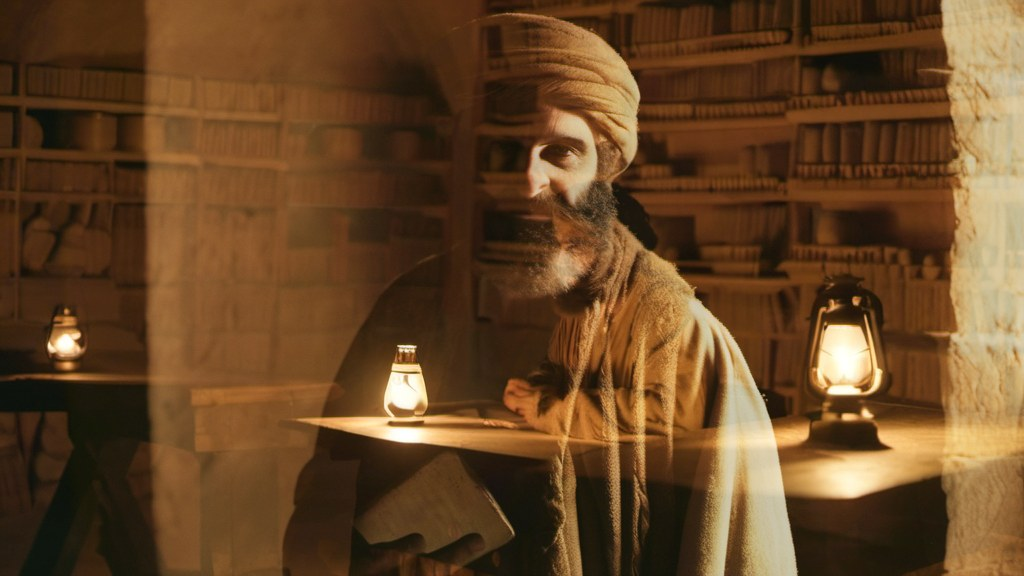
#> input picture cph4/fleet/_legacy-root-fleet-20261027/mv0001-handover/outbound/st1_library_x_composite.jpg, 1024 x 576 px
$ python -i xq_packb_note_fix_c2165.py   (imports and definitions only)
#> lines starting #> are read from the running program, lines starting #| are printed output that depends on the picture; after the words box and inside, x2 and y2 are one past the last pixel; in counts of white or black regions, pixels touching at a corner belong together
# -*- coding: ascii -*-
# xq_packb_note_fix_c2165.py - PACK-B v8 / V7-2 fix: the 226-232s note shot
# (clips-packA-768/XQ_F5-33c.mp4) carries AI pseudo-glyphs on the paper.
#
# Why: DIRECTOR-REVIEW-PACKB-V7-20261024.md item V7-2 - the strokes on the note
# are a continuous ring-scribble, no readable character, sitting mid-frame.
# Fix taken: option (1) of the review = lay real readable handwriting.
#
# How: the pseudo-glyphs left of the pencil tip are inpainted away with the
# surrounding paper (cv2 TELEA, paper is smooth so the fill is clean), then two
# real lines of Xingqing lyric are drawn in warm graphite, rotated onto the
# same baseline the fake strokes used. The last strokes stay untouched: they sit
# under the pencil tip and read as the stroke being written right now.
#
# The camera keeps pushing in over the shot (measured: the glyph cluster grows
# and travels), so the overlay is tracked per frame: the pre-mask stroke bbox is
# measured on every frame and drives the rotate/scale/translate of the text
# layer. Nothing is animated by hand.
#
# Output: media/mv-album-001-jay/clips-local-768/XQ_B-F5-33c-v8.mp4
#         (same 1344x768 / 24fps / frame count as the source; picture only)

import json
import os
import shutil
import subprocess
import sys

import cv2
import numpy as np
from PIL import Image, ImageDraw, ImageFont

REPO = r"K:\Fluxgroup\FluxGroup"
OUTDIR = os.path.join(REPO, "cph4", "fleet", "mv-album-001-jay")
MEDIA = os.path.join(REPO, "media", "mv-album-001-jay")
SRC = os.path.join(MEDIA, "clips-packA-768", "XQ_F5-33c.mp4")
DST = os.path.join(MEDIA, "clips-local-768", "XQ_B-F5-33c-v8.mp4")
WORK = os.path.join(MEDIA, "assembly-packB", "notefix-c2165")
FRAMES = os.path.join(WORK, "src")
FIXED = os.path.join(WORK, "fixed")
FONT = r"C:\Windows\Fonts\STXINGKA.TTF"
LOG = os.path.join(MEDIA, "log-packb-notefix-c2165.txt")

FFMPEG = r"C:\Program Files\ffmpeg\bin\ffmpeg.exe"
W, H = 1344, 768

# the fake strokes live here; the right edge stops short of the pencil tip so
# the tip and the glyph being written under it are never inpainted
ROI_X0, ROI_X1 = 380, 658
ROI_Y0, ROI_Y1 = 285, 572
STROKE_ANGLE = 27.0

# real lyric line, two rows to match the two fake rows
LINES = [
    ["\u624b\u727d\u624b", "\u4e00\u6b65\u5169\u6b65"],
    ["\u4e09\u6b65\u56db\u6b65", "\u671b\u8457\u5929"],
]


# [9 lines left out: function log, not called in this run]


def stroke_mask(gray):
    roi = gray[ROI_Y0:ROI_Y1, ROI_X0:ROI_X1]
    th = cv2.adaptiveThreshold(roi, 255, cv2.ADAPTIVE_THRESH_MEAN_C,
                               cv2.THRESH_BINARY_INV, 51, 16)
    m = np.zeros(gray.shape, np.uint8)
    m[ROI_Y0:ROI_Y1, ROI_X0:ROI_X1] = th
    # keep only stroke-sized blobs; drop paper specks and the ruled line stays
    # outside the ROI band by construction
    n, lab, stats, _ = cv2.connectedComponentsWithStats(m, 8)
    keep = np.zeros_like(m)
    for i in range(1, n):
        x, y, w, h, a = stats[i]
        if a >= 15 and w <= 160 and h <= 160:
            keep[lab == i] = 255
    keep = cv2.morphologyEx(keep, cv2.MORPH_CLOSE, np.ones((5, 5), np.uint8))
    return keep


# a soft smudge of the old strokes survives the inpaint in the lower rows; the
# paper there is flat, so it is healed with a feathered donor patch instead of
# leaving a dark speck under the new lines
SPOT = (470, 505, 615, 585)
DONOR = (700, 500, 845, 580)


# [148 lines left out: functions heal_spot, render_text_layer, main, not called in this run]


# [2 lines not run here, left out]

>>> import cv2
>>> picture = cv2.imread('../_legacy-root-fleet-20261027/mv0001-handover/outbound/st1_library_x_composite.jpg', cv2.IMREAD_GRAYSCALE)
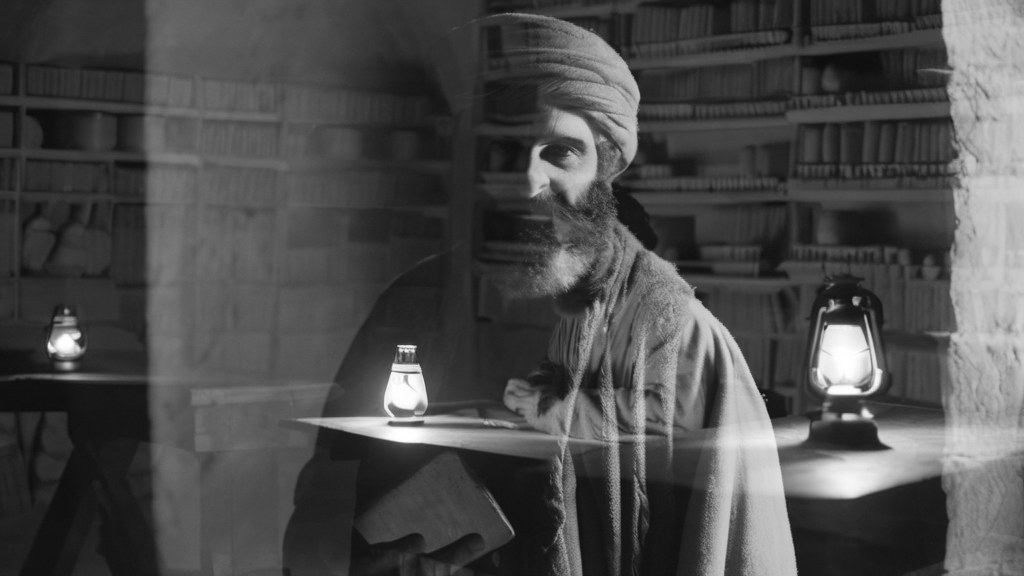
#> picture: shape (576, 1024); min 12, max 255, mean 76.2
>>> result = stroke_mask(picture)
#> in stroke_mask, `roi = gray[ROI_Y0:ROI_Y1, ROI_X0:ROI_X1]`:
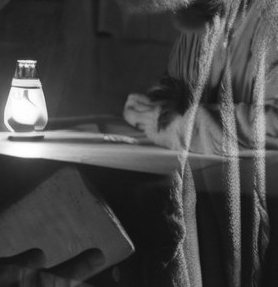
#> roi: shape (287, 278); min 13, max 255, mean 70.4
#> in stroke_mask, `th = cv2.adaptiveThreshold(roi, 255, cv2.ADAPTIVE_THRESH_MEAN_C, cv2.T..`:
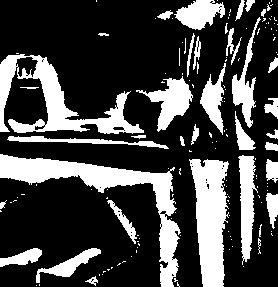
#> th: shape (287, 278); 27.2% white; 148 white regions (112 under 20 px), largest, box (x1, y1, x2, y2) and area: (0, 154, 181, 287) 4726, (0, 54, 144, 134) 3706, (189, 159, 229, 287) 3462
#> in stroke_mask, `m[ROI_Y0:ROI_Y1, ROI_X0:ROI_X1] = th`:
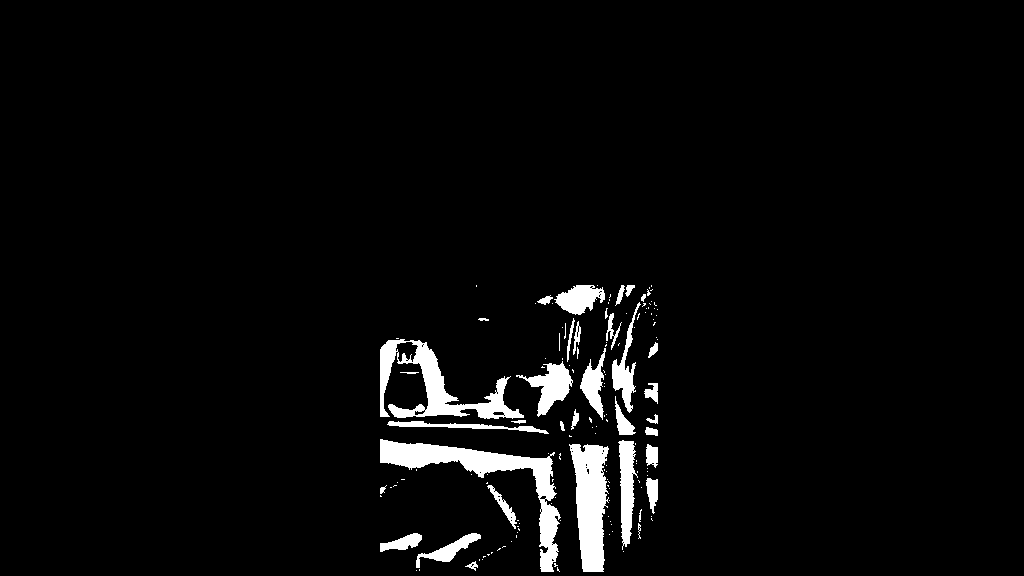
#> m: shape (576, 1024); 3.7% white; 148 white regions (112 under 20 px), largest, box (x1, y1, x2, y2) and area: (380, 439, 561, 572) 4726, (380, 339, 524, 419) 3706, (569, 444, 609, 572) 3462
#> in stroke_mask, `n, lab, stats, _ = cv2.connectedComponentsWithStats(m, 8)`:
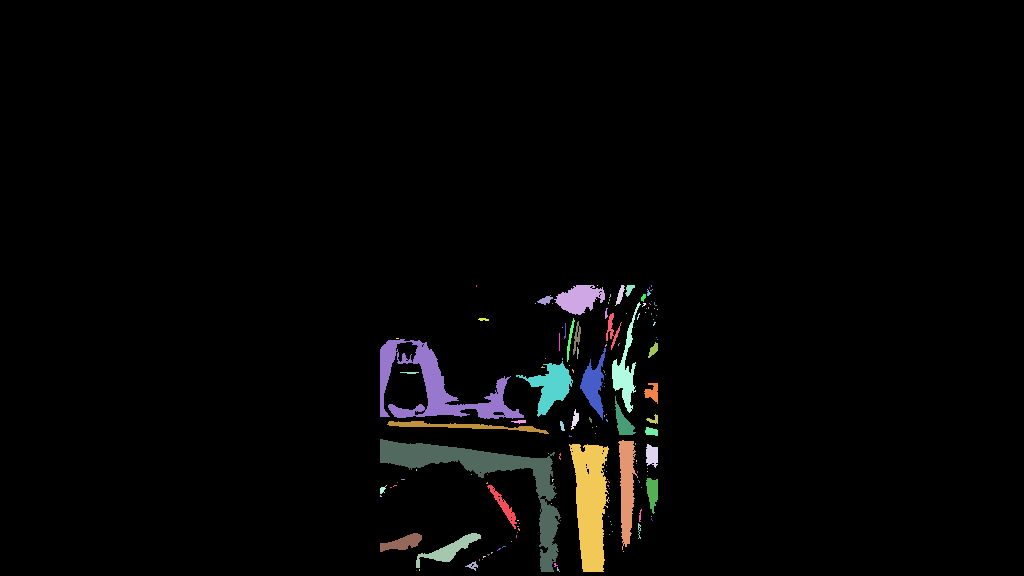
#> lab: shape (576, 1024) int32; 149 distinct labels, from 0 to 148; one colour per label, 0 black
#> in stroke_mask, `n, lab, stats, _ = cv2.connectedComponentsWithStats(m, 8)`: n = 149; stats = 149 rows, first 6: [0, 0, 1024, 576, 568090], [476, 285, 1, 2, 2], [554, 285, 51, 30, 949], [597, 285, 1, 1, 1], [615, 285, 10, 21, 87], [625, 285, 10, 12, 65]
#> the loop in stroke_mask, `for i in range(1, n):` made 148 passes
#> (x, y, w, h, a) on passes 1 to 12: (476, 285, 1, 2, 2), (554, 285, 51, 30, 949), (597, 285, 1, 1, 1), (615, 285, 10, 21, 87), (625, 285, 10, 12, 65), (651, 285, 1, 2, 2), (649, 287, 1, 2, 2), (647, 289, 4, 7, 15), (650, 289, 3, 2, 3), (537, 295, 16, 10, 79), (609, 294, 2, 4, 4), (641, 294, 5, 8, 26)
#> after the loop in stroke_mask, `for i in range(1, n):`:
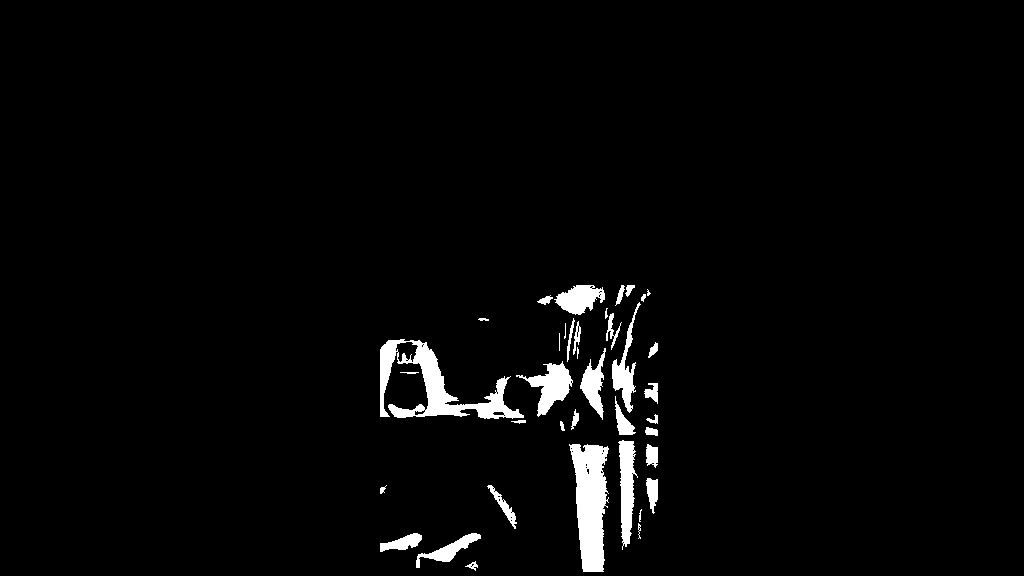
#> keep: shape (576, 1024); 2.7% white; 38 white regions (4 under 20 px), largest, box (x1, y1, x2, y2) and area: (380, 339, 524, 419) 3706, (569, 444, 609, 572) 3462, (618, 440, 638, 550) 1283
#> in stroke_mask, `keep = cv2.morphologyEx(keep, cv2.MORPH_CLOSE, np.ones((5, 5), np.uint..`:
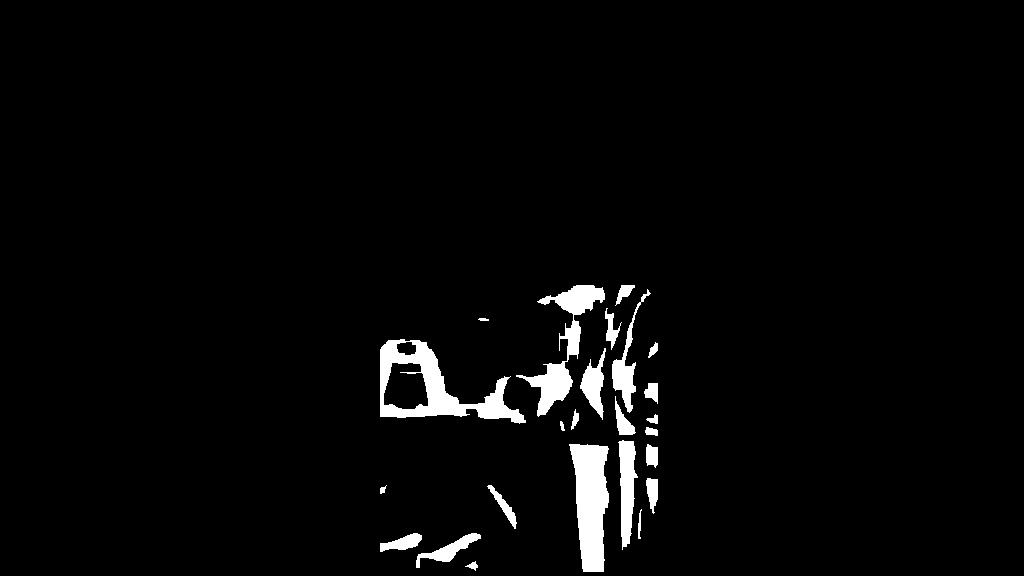
#> keep: shape (576, 1024); 2.9% white; 24 white regions, largest, box (x1, y1, x2, y2) and area: (380, 339, 526, 424) 4168, (569, 444, 609, 572) 3587, (516, 285, 605, 417) 2881
